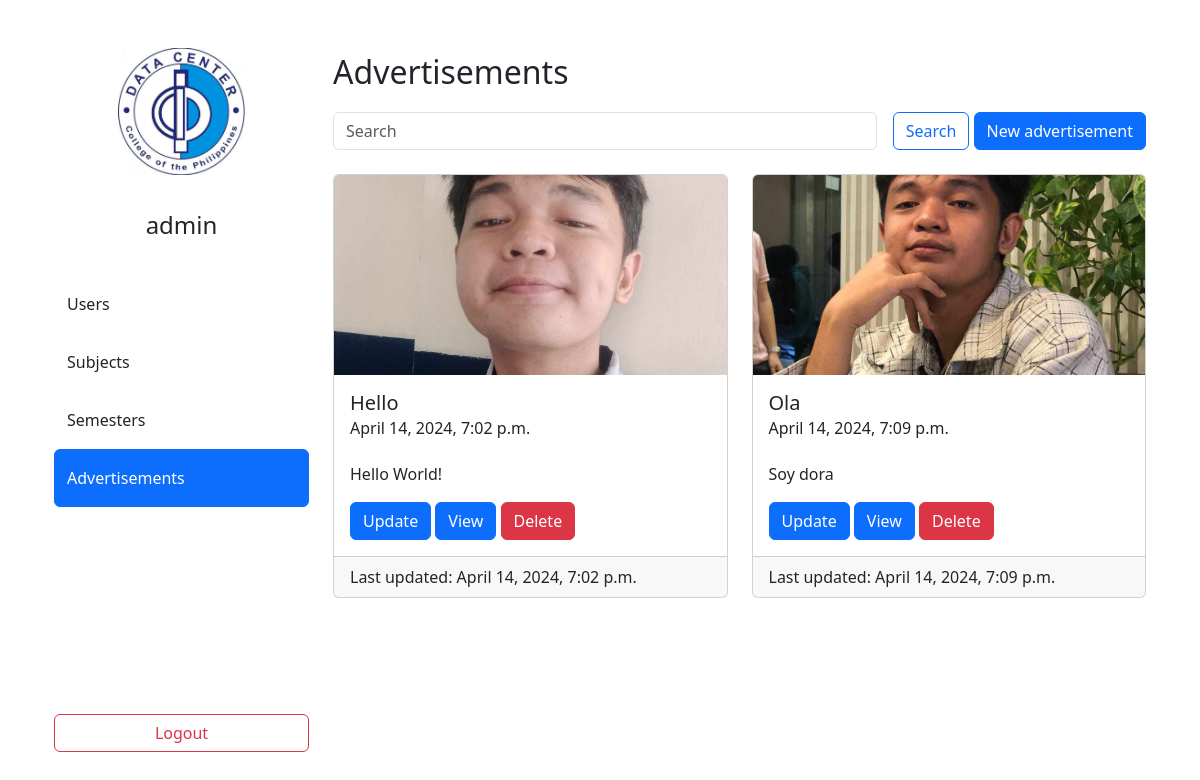
Screenshot of /staffs/advertisements/ (signed in) with the database file from the repository.
### staffs/models.py (models this page shows, shortened)
class CustomUser(AbstractUser):
    UTYPE_STU = "STU"
    UTYPE_TEA = "TEA"
    UTYPE_CAS = "CAS"
    UTYPE_STA = "STA"
    UTYPES = (
        (UTYPE_STU, "Student"),
        (UTYPE_TEA, "Teacher"),
        (UTYPE_CAS, "Cashier"),
        (UTYPE_STA, "Staff")
    )
    subjects = models.ManyToManyField(to=Subject, related_name="subjects")
    utype = models.CharField(
        max_length=20,
        choices=UTYPES,
        null=False,
        blank=False
    )

class Advertisement(models.Model):
    banner = models.ImageField(upload_to="advertisement_banners/", blank=True, null=True)
    title = models.CharField(max_length=512, null=False, blank=False)
    content = models.TextField(null=False, blank=False)
    author = models.ForeignKey(to=CustomUser, related_name="author", on_delete=models.CASCADE)
    date_pub = models.DateTimeField(auto_now_add=True)
    date_mod = models.DateTimeField(auto_now=True)

### staffs/views/advertisements.py (the view)
# urls.py: path('advertisements/', AdvertisementListView.as_view(), name='advertisements_list'),
class AdvertisementListView(LoginRequiredMixin, StaffRequiredMixin, ListView):
    model = Advertisement
    template_name = 'staffs/advertisements/advertisement_list.html'
    context_object_name = 'advertisements'

### staffs/mixins.py (called while the page is built)
    def test_func(self):
        return self.request.user.utype == "STA"

### templates/staffs/advertisements/advertisement_list.html (shortened to what this page needs)
{% extends 'dashboard.html' %}
{% load static %}
{% block links %}
    <a href="{% url 'users_list' %}" class="btn text-start py-3">Users</a>
    <a href="{% url 'subjects_list' %}" class="btn text-start py-3">Subjects</a>
    <a href="{% url 'semesters_list' %}" class="btn text-start py-3">Semesters</a>
    <a href="{% url 'advertisements_list' %}" class="btn btn-primary text-start py-3">Advertisements</a>
{% endblock %}
{% block data %}
    <p class="fs-2">Advertisements</p>
    <form method="get" class="row g-3 mb-4">
        <div class="col d-flex">
            <input type="text" placeholder="Search" class="form-control" name="news_search" id="news_search">
        </div>
        <div class="col-auto">
            <button class="btn btn-outline-primary" type="submit">Search</button>
            <a href="{% url 'advertisements_create' %}" class="btn btn-primary" type="submit">New advertisement</a>
        </div>
    </form>
    <div class="row row-cols-2 row-gap-4">
        {% for advertisement in advertisements %}
            <div class="col">
                <div class="card mh-100 h-100">
                    {% if advertisement.banner %}
                        <img style="height: 200px"
                             src="{{ advertisement.banner.url }}"
                             class="card-img-top object-fit-cover"
                             alt="{{ advertisement.title }}">
                    {% endif %}
                    <div class="card-body">
                        <h5 class="card-title">{{ advertisement.title }}</h5>
                        <h6 class="card-subtitle">{{ advertisement.date_pub }}</h6>
                        <br>
                        <p class="card-text">{{ advertisement.content|slice:":255" }}</p>
                        <a href="{% url 'advertisements_update' advertisement.pk %}" class="btn btn-primary">Update</a>
                        <a href="{% url 'advertisements_detail' advertisement.pk %}" class="btn btn-primary">View</a>
                        <a href="{% url 'advertisements_delete' advertisement.pk %}" class="btn btn-danger">Delete</a>
                    </div>
                    <div class="card-footer">
                        Last updated: {{ advertisement.date_mod }}
                    </div>
                </div>
            </div>
        {% endfor %}
    </div>
{% endblock %}

### templates/dashboard.html (shortened to what this page needs)
{% extends 'base.html' %}
{% load static %}
{% block content %}
    <div class="container">
        <div class="container">
            <div class="row vh-100">
                <div class="col col-3 d-flex flex-column py-5">
                    <img class="img-fluid w-50 mx-auto d-block" src="{% static 'logo.jpg' %}" alt="dccph-logo">
                    <p class="fs-4 my-3 py-3 text-center">
                        {% if user.get_full_name %}
                            {{ user.get_full_name }}
                        {% else %}
                            {{ user.username }}
                        {% endif %}
                    </p>
                    {% block links %}
                    {% endblock links %}
                    <a href="{% url 'logout' %}" class="btn btn-outline-danger mt-auto">Logout</a>
                </div>
                <div class="col py-5 vh-100 overflow-y-scroll">
                    {% block data %}
                    {% endblock data %}
                </div>
            </div>
        </div>
    </div>
{% endblock content %}

### rows the page displays
CustomUser: username "admin"
Advertisement: banner (picture), title "Hello", date_pub "April 14, 2024, 7:02 p.m.", content "Hello World!", date_mod "April 14, 2024, 7:02 p.m."
Advertisement: banner (picture), title "Ola", date_pub "April 14, 2024, 7:09 p.m.", content "Soy dora", date_mod "April 14, 2024, 7:09 p.m."
